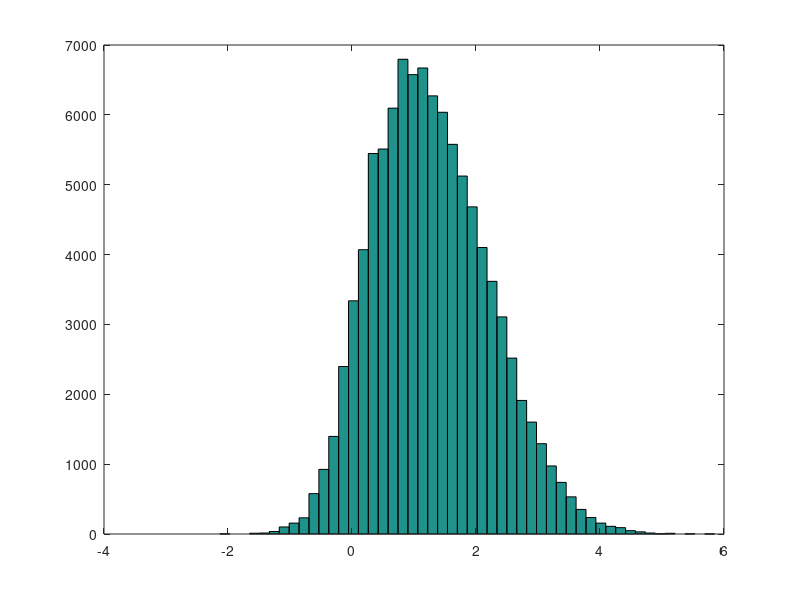

This figure's MATLAB source:
%norcaumet.m
%
close all
clear all

rand('seed',1);
randn('seed',1);
x = 2; %data
theta = 1; % initial value
thetas =[theta]; %save all thetas.
%

tic
 for i = 1:100000
theta_prop = randn + x;  %N(x,1).
%--------------------------------------------------------------------------
r = (1+theta^2)/(1+theta_prop^2);
%--------------------------------------------------------------------------
rho = min(r ,1);
   if (rand < rho)
       theta = theta_prop; 
   end
thetas =  [thetas theta];
end
toc
%Burn in 500
 thetas = thetas(500:end);
figure(1)
 hist(thetas, 50)
 mean(thetas)
  var(thetas)

